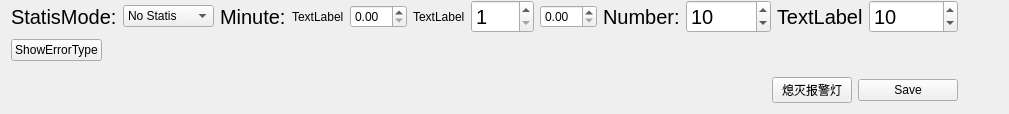
          <widget class="DHBaseWidget" name="widget_statisticsSet" native="true">
           <property name="sizePolicy">
            <sizepolicy hsizetype="Minimum" vsizetype="Preferred">
             <horstretch>0</horstretch>
             <verstretch>0</verstretch>
            </sizepolicy>
           </property>
           <layout class="QVBoxLayout" name="verticalLayout_8">
            <property name="topMargin">
             <number>0</number>
            </property>
            <item>
             <layout class="QVBoxLayout" name="namelayout_statisticsSet"/>
            </item>
            <item>
             <layout class="QHBoxLayout" name="horizontalLayout_15">
              <item>
               <layout class="QVBoxLayout" name="verticalLayout_3">
                <item>
                 <layout class="QHBoxLayout" name="horizontalLayout_7">
                  <item>
                   <widget class="QLabel" name="label_Mode_2">
                    <property name="font">
                     <font>
                      <pointsize>15</pointsize>
                     </font>
                    </property>
                    <property name="text">
                     <string>StatisMode:</string>
                    </property>
                   </widget>
                  </item>
                  <item>
                   <widget class="QComboBox" name="comboBox_StatisMode">
                    <item>
                     <property name="text">
                      <string>No Statis</string>
                     </property>
                    </item>
                    <item>
                     <property name="text">
                      <string>By time</string>
                     </property>
                    </item>
                    <item>
                     <property name="text">
                      <string>By Number</string>
                     </property>
                    </item>
                   </widget>
                  </item>
                  <item>
                   <layout class="QHBoxLayout" name="horizontalLayout_6">
                    <item>
                     <widget class="QLabel" name="label_minute">
                      <property name="font">
                       <font>
                        <pointsize>15</pointsize>
                       </font>
                      </property>
                      <property name="text">
                       <string>Minute:</string>
                      </property>
                     </widget>
                    </item>
                    <item>
                     <widget class="QLabel" name="label_36">
                      <property name="text">
                       <string>TextLabel</string>
                      </property>
                     </widget>
                    </item>
                    <item>
                     <widget class="QDoubleSpinBox" name="doubleSpinBox"/>
                    </item>
                    <item>
                     <widget class="QLabel" name="label_37">
                      <property name="text">
                       <string>TextLabel</string>
                      </property>
                     </widget>
                    </item>
                    <item>
                     <widget class="QSpinBox" name="spinBox_minute">
                      <property name="font">
                       <font>
                        <pointsize>15</pointsize>
                       </font>
                      </property>
                      <property name="minimum">
                       <number>1</number>
                      </property>
                      <property name="maximum">
                       <number>999</number>
                      </property>
                     </widget>
                    </item>
                    <item>
                     <widget class="QDoubleSpinBox" name="doubleSpinBox_2"/>
                    </item>
                    <item>
                     <widget class="QLabel" name="label_Number_2">
                      <property name="font">
                       <font>
                        <pointsize>15</pointsize>
                       </font>
                      </property>
                      <property name="text">
                       <string>Number:</string>
                      </property>
                     </widget>
                    </item>
                    <item>
                     <widget class="QSpinBox" name="spinBox_Number_2">
                      <property name="font">
                       <font>
                        <pointsize>15</pointsize>
                       </font>
                      </property>
                      <property name="minimum">
                       <number>0</number>
                      </property>
                      <property name="maximum">
                       <number>10000</number>
                      </property>
                      <property name="value">
                       <number>10</number>
                      </property>
                     </widget>
                    </item>
                    <item>
                     <widget class="QLabel" name="label_alarmInterval">
                      <property name="enabled">
                       <bool>true</bool>
                      </property>
                      <property name="font">
                       <font>
                        <pointsize>15</pointsize>
                       </font>
                      </property>
                      <property name="text">
                       <string>TextLabel</string>
                      </property>
                     </widget>
                    </item>
                    <item>
                     <widget class="QSpinBox" name="spinBox">
                      <property name="minimumSize">
                       <size>
                        <width>89</width>
                        <height>27</height>
                       </size>
                      </property>
                      <property name="font">
                       <font>
                        <pointsize>15</pointsize>
                       </font>
                      </property>
                      <property name="value">
                       <number>10</number>
                      </property>
                     </widget>
                    </item>
                   </layout>
                  </item>
                 </layout>
                </item>
                <item>
                 <layout class="QHBoxLayout" name="horizontalLayout_13">
                  <item>
                   <widget class="QPushButton" name="pushButton_ShowErrorType">
                    <property name="text">
                     <string>ShowErrorType</string>
                    </property>
                   </widget>
                  </item>
                  <item>
                   <spacer name="horizontalSpacer_8">
                    <property name="orientation">
                     <enum>Qt::Horizontal</enum>
                    </property>
                    <property name="sizeHint" stdset="0">
                     <size>
                      <width>40</width>
                      <height>20</height>
                     </size>
                    </property>
                   </spacer>
                  </item>
                 </layout>
                </item>
                <item>
                 <widget class="QWidget" name="widget_StatisErrorType" native="true">
                  <property name="minimumSize">
                   <size>
                    <width>0</width>
                    <height>0</height>
                   </size>
                  </property>
                  <layout class="QGridLayout" name="gridLayout_22">
                   <property name="margin">
                    <number>2</number>
                   </property>
                   <item row="0" column="0">
                    <layout class="QGridLayout" name="layoutStatisErrorType"/>
                   </item>
                  </layout>
                 </widget>
                </item>
                <item>
                 <layout class="QHBoxLayout" name="horizontalLayout_8">
                  <item>
                   <spacer name="horizontalSpacer_6">
                    <property name="orientation">
                     <enum>Qt::Horizontal</enum>
                    </property>
                    <property name="sizeHint" stdset="0">
                     <size>
                      <width>40</width>
                      <height>20</height>
                     </size>
                    </property>
                   </spacer>
                  </item>
                  <item>
                   <widget class="QPushButton" name="pushButton">
                    <property name="text">
                     <string>熄灭报警灯</string>
                    </property>
                   </widget>
                  </item>
                  <item>
                   <widget class="QPushButton" name="btnOK_Statis">
                    <property name="minimumSize">
                     <size>
                      <width>100</width>
                      <height>0</height>
                     </size>
                    </property>
                    <property name="text">
                     <string>Save</string>
                    </property>
                   </widget>
                  </item>
                 </layout>
                </item>
               </layout>
              </item>
              <item>
               <spacer name="horizontalSpacer_7">
                <property name="orientation">
                 <enum>Qt::Horizontal</enum>
                </property>
                <property name="sizeHint" stdset="0">
                 <size>
                  <width>40</width>
                  <height>20</height>
                 </size>
                </property>
               </spacer>
              </item>
             </layout>
            </item>
           </layout>
          </widget>
